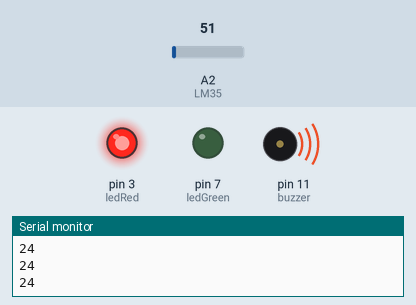
Simulated run of this sketch. Board: Arduino Uno, built with avr-gcc and run on an emulated ATmega328P. On the bench: output pins drawn as LEDs (lit = HIGH), buzzer (waves = sounding), the last lines printed to the serial monitor. The inputs (shaded band) are chosen by the test bench; at power-on: A2 (LM35) = 51.

Above: at 1.2 s.
1.3 s: A2 (LM35) set to 44
2.8 s: A2 (LM35) set to 39
At 3.6 s:
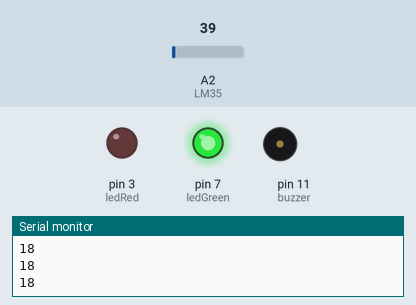
4.3 s: A2 (LM35) set to 61
At 4.7 s:
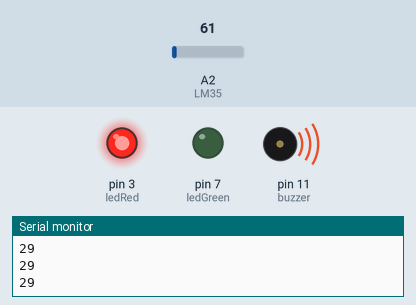
5.8 s: A2 (LM35) set to 30
At 7.1 s:
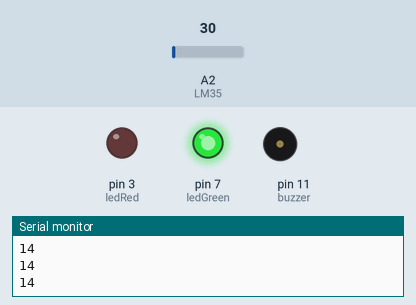
Timing chart, 0 to 8.3 s (numbered marks = the images above; inputs shaded):
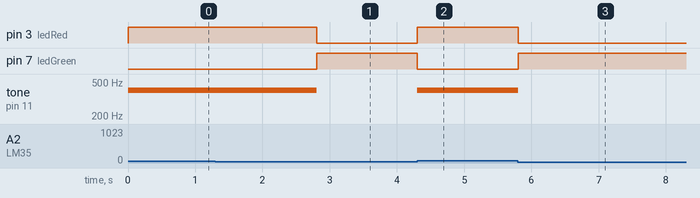

The sketch:

LM35_and_BUZZER_with_LED.ino
```cpp
int ledRed = 3;
int ledGreen = 7;
int buzzer = 11;
int LM35 = 2; //A2

void setup()
{
  pinMode(LM35, INPUT);
  pinMode(ledRed, OUTPUT);
  pinMode(ledGreen, OUTPUT);
  pinMode(buzzer, OUTPUT);

  Serial.begin(9600);
}

void loop()
{
  int value = analogRead(LM35);
  int temp = value * 0.48;

  Serial.println(temp);

  if(temp < 20) {
    digitalWrite(ledGreen, HIGH);
    digitalWrite(ledRed, LOW);
    noTone(buzzer);
  } else {
    digitalWrite(ledRed, HIGH);
    digitalWrite(ledGreen, LOW);
    tone(buzzer, 400);
  }
}
```

Measured:
- the behaviour switches between 42 and 41 on A2 (LM35) (found by bisection; images 0 and 1)
- after the input at 2.8 s, pin 3 (ledRed): HIGH → LOW at once; pin 7 (ledGreen): LOW → HIGH at once; tone on pin 11 (buzzer): 400 Hz → silent at once
- after the input at 4.3 s, pin 3 (ledRed): LOW → HIGH at once; pin 7 (ledGreen): HIGH → LOW at once; tone on pin 11 (buzzer): silent → 400 Hz at once
- after the input at 5.8 s, pin 3 (ledRed): HIGH → LOW at once; pin 7 (ledGreen): LOW → HIGH at once; tone on pin 11 (buzzer): 400 Hz → silent at once
